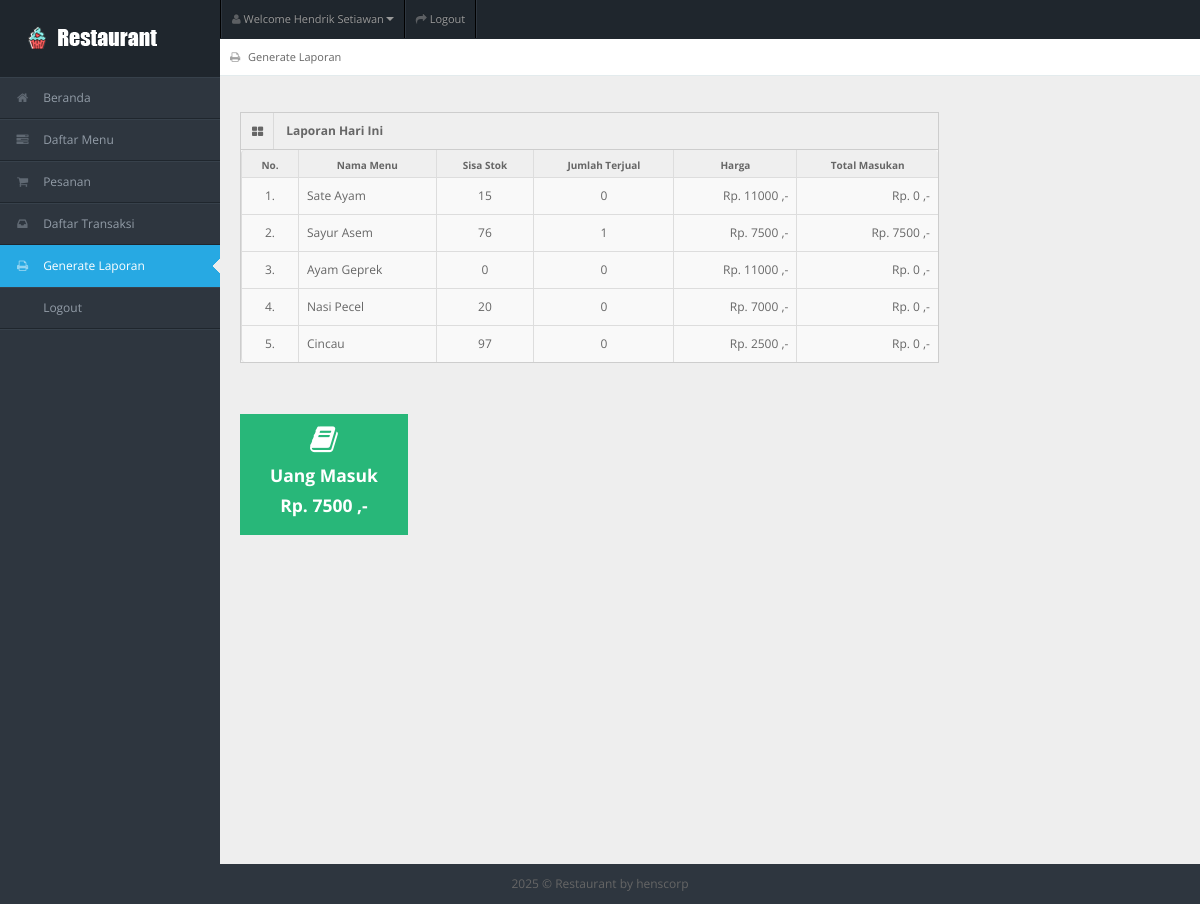
The app's page /generate_laporan.php (signed in), older data.
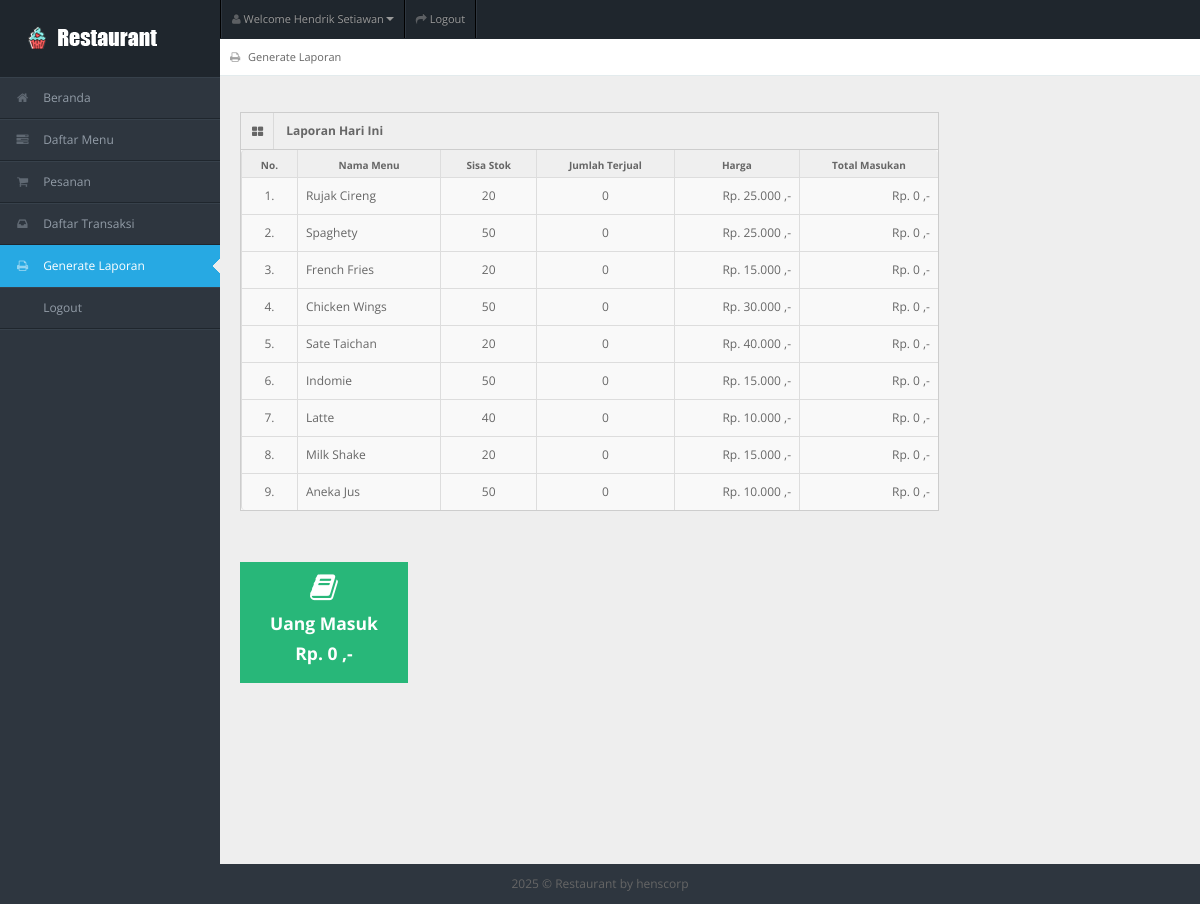
The same page, newer data.
### tables this page shows
CREATE TABLE `tb_user` (
  `id_user` int(11) NOT NULL,
  `username` varchar(150) NOT NULL,
  `password` varchar(150) NOT NULL,
  `nama_user` varchar(150) NOT NULL,
  `id_level` int(11) NOT NULL,
  `status` varchar(150) NOT NULL
);

CREATE TABLE `tb_masakan` (
  `id_masakan` int(11) NOT NULL,
  `nama_masakan` varchar(150) NOT NULL,
  `harga` varchar(150) NOT NULL,
  `stok` int(11) NOT NULL,
  `status_masakan` varchar(150) NOT NULL,
  `gambar_masakan` varchar(150) NOT NULL
);

### generate_laporan.php (the view, shortened to what this page needs)
<!DOCTYPE html>
<?php
include "connection/koneksi.php";
$id = $_SESSION['id_user'];
if(isset ($_SESSION['username'])){
  $query = "select * from tb_user natural join tb_level where id_user = $id";
  mysqli_query($conn, $query);
  $sql = mysqli_query($conn, $query);
  while($r = mysqli_fetch_array($sql)){
    $uang = 0;
?>
<html lang="en">
<head>
<link rel="stylesheet" href="template/dashboard/css/bootstrap.min.css" />
<link rel="stylesheet" href="template/dashboard/css/bootstrap-responsive.min.css" />
<link rel="stylesheet" href="template/dashboard/css/fullcalendar.css" />
<link rel="stylesheet" href="template/dashboard/css/matrix-style.css" />
<link rel="stylesheet" href="template/dashboard/css/matrix-media.css" />
<link href="template/dashboard/font-awesome/css/font-awesome.css" rel="stylesheet" />
<link rel="stylesheet" href="template/dashboard/css/jquery.gritter.css" />
</head>
<body>
<div id="header">
  <h1><a href="entri_transaksi.php">Daftar Transaksi</a></h1>
</div>
<div id="user-nav" class="navbar navbar-inverse">
  <ul class="nav">
    <li  class="dropdown" id="profile-messages" ><a title="" href="#" data-toggle="dropdown" data-target="#profile-messages" class="dropdown-toggle"><i class="icon icon-user"></i>  <span class="text">Welcome <?php echo $r['nama_user'];?></span><b class="caret"></b></a>
    </li>
    <li class=""><a title="" href="logout.php"><i class="icon icon-share-alt"></i> <span class="text">Logout</span></a></li>
  </ul>
</div>
<div id="sidebar"><a href="generate_laporan.php" class="visible-phone"><i class="icon icon-print"></i> <span>Generate</span></a>
  <ul>
    <?php
    if($r['id_level'] == 1){
  ?>
    <li> <a href="beranda.php"><i class="icon icon-home"></i> <span>Beranda</span></a> </li>
    <li> <a href="entri_referensi.php"><i class="icon icon-tasks"></i> <span>Daftar Menu</span></a> </li>
    <li> <a href="entri_order.php"><i class="icon icon-shopping-cart"></i> <span>Pesanan</span></a> </li>
    <li> <a href="entri_transaksi.php"><i class="icon icon-inbox"></i> <span>Daftar Transaksi</span></a> </li>
    <li class="active"> <a href="generate_laporan.php"><i class="icon icon-print"></i> <span>Generate Laporan</span></a> </li>
    <li> <a href="logout.php"><i class="icon icon-sign-out"></i> <span>Logout</span></a> </li>
  <?php
    } else if($r['id_level'] == 2){
  ?>
    <li> <a href="beranda.php"><i class="icon icon-home"></i> <span>Beranda</span></a> </li>
    <li> <a href="entri_order.php"><i class="icon icon-shopping-cart"></i> <span>Pesanan</span></a> </li>
    <li class="active"> <a href="generate_laporan.php"><i class="icon icon-print"></i> <span>Generate Laporan</span></a> </li>
    <li> <a href="logout.php"><i class="icon icon-sign-out"></i> <span>Logout</span></a> </li>
  <?php
    } else if($r['id_level'] == 3){
  ?>
    <li> <a href="beranda.php"><i class="icon icon-home"></i> <span>Beranda</span></a> </li>
    <li> <a href="entri_transaksi.php"><i class="icon icon-inbox"></i> <span>Daftar Transaksi</span></a> </li>
    <li class="active"> <a href="generate_laporan.php"><i class="icon icon-print"></i> <span>Generate Laporan</span></a> </li>
    <li> <a href="logout.php"><i class="icon icon-sign-out"></i> <span>Logout</span></a> </li>
  <?php
    } else if($r['id_level'] == 4){
  ?>
    <li> <a href="beranda.php"><i class="icon icon-home"></i> <span>Beranda</span></a> </li>
    <li class="active"> <a href="generate_laporan.php"><i class="icon icon-print"></i> <span>Generate Laporan</span></a> </li>
    <li> <a href="logout.php"><i class="icon icon-sign-out"></i> <span>Logout</span></a> </li>
  <?php
    } else if($r['id_level'] == 5){
  ?>
    <li> <a href="beranda.php"><i class="icon icon-home"></i> <span>Beranda</span></a> </li>
    <li> <a href="entri_order.php"><i class="icon icon-shopping-cart"></i> <span>Entri Order</span></a> </li>
    <li> <a href="logout.php"><i class="icon icon-sign-out"></i> <span>Logout</span></a> </li>
  <?php
    }
  ?>
  </ul>
</div>
<div id="content">
  <div id="content-header">
    <div id="breadcrumb"> <a href="generate_laporan.php" title="Go to here" class="tip-bottom"><i class="icon icon-print"></i> Generate Laporan</a></div>
  </div>
  <div class="container-fluid">
    <?php
      if($r['id_level'] == 1 || $r['id_level'] == 2 || $r['id_level'] == 3 || $r['id_level'] == 4){
    ?>
    <div class="row-fluid">
      <div class="span9">
        <div class="widget-box">
          <div class="widget-title bg_lg"><span class="icon"><i class="icon-th-large"></i></span>
            <h5>Laporan Hari Ini</h5>
          </div>
          <div class="widget-content nopadding" >
            <table class="table table-bordered table-invoice-full">
              <thead>
                <tr>
                  <th class="head0">No.</th>
                  <th class="head0">Nama Menu</th>
                  <th class="head1">Sisa Stok</th>
                  <th class="head0">Jumlah Terjual</th>
                  <th class="head0 right">Harga</th>
                  <th class="head0 right">Total Masukan</th>
                </tr>
              </thead>
              <?php
                $no = 1;
                $query_lihat_menu = "select * from tb_masakan";
                $sql_lihat_menu = mysqli_query($conn, $query_lihat_menu);
              ?>
              <tbody>
              <?php
                while($r_lihat_menu = mysqli_fetch_array($sql_lihat_menu)){
              ?>
                <tr>
                  <td><center><?php echo $no++;?>.</center></td>
                  <td><?php echo $r_lihat_menu['nama_masakan'];?></td>
                  <td><center><?php echo $r_lihat_menu['stok'];?></center></td>
                  <td>
                    <center>
                      <?php
                        $id_masakan = $r_lihat_menu['id_masakan'];
                        $query_jumlah = "select sum(jumlah_terjual) as jumlah_terjual from tb_stok left join tb_pesan on tb_stok.id_pesan = tb_pesan.id_pesan where id_masakan = $id_masakan and status_cetak = 'belum cetak'";
                        $sql_jumlah = mysqli_query($conn, $query_jumlah);
                        $result_jumlah = mysqli_fetch_array($sql_jumlah);
                        if($result_jumlah['jumlah_terjual'] != 0 || $result_jumlah['jumlah_terjual'] != null || $result_jumlah['jumlah_terjual'] != ""){
                          $jml = $result_jumlah['jumlah_terjual'];
                          echo $jml;
                        } else {
                          $jml = 0;
                          echo $jml;
                        }
                      ?>
                    </center>
                  </td>
                  <td style="text-align: right">Rp. <?php echo $r_lihat_menu['harga'];?> ,-</td>
                  <td style="text-align: right">Rp.
                      <?php
                        $id_masakan = $r_lihat_menu['id_masakan'];
                        $query_jumlah = "select sum(jumlah_terjual) as jumlah_terjual from tb_stok left join tb_pesan on tb_stok.id_pesan = tb_pesan.id_pesan where id_masakan = $id_masakan and status_cetak = 'belum cetak'";
                        $sql_jumlah = mysqli_query($conn, $query_jumlah);
                        $result_jumlah = mysqli_fetch_array($sql_jumlah);
                        $jml = 0;
                        if($result_jumlah['jumlah_terjual'] != 0 || $result_jumlah['jumlah_terjual'] != null || $result_jumlah['jumlah_terjual'] != ""){
                          $jml = $result_jumlah['jumlah_terjual'] * $r_lihat_menu['harga'];
                          echo $jml;
                        } else {
                          $jml = $result_jumlah['jumlah_terjual'] * $r_lihat_menu['harga'];
                          echo $jml;
                        }
                        $uang += $jml;
                      ?>
                   ,-</td>
                </tr>
              <?php
                }
              ?>
              </tbody>
            </table>
          </div>
        </div>
      </div>
    </div>
    <?php
      }
    ?>
  </div>
  <div class="container-fluid">
    <div class="row-fluid">
      <ul class="quick-actions">
        <li class="bg_lg"> <a href="#"><i class="icon-book"></i> <h4>Uang Masuk</h4><h4>Rp. <?php echo $uang;?> ,-</h4> </a> </li>
      </ul>
    </div>
  </div>
</div>
<div class="row-fluid">
  <div id="footer" class="span12"> <?php echo date('Y'); ?> &copy; Restaurant <a href="#">by henscorp</a> </div>
</div>
</body>
</html>
<?php
  }
} else {
  header('location: logout.php');
}
?>

### template/dashboard/css/matrix-media.css (style rules this page uses)
body { background:#2E363F; }
#header { background-color: #1f262d; margin-top:10px; }
#sidebar > ul { border-bottom: 1px solid #37414b }
#sidebar > ul > li { border-top: 1px solid #37414b; border-bottom: 1px solid #1f262d; }
#sidebar > ul > li.active { background-color: #27a9e3; border-bottom: 1px solid #27a9e3; border-top: 1px solid #27a9e3; }
#sidebar > ul > li.active a { color:#fff; text-decoration:none; }

Row changes from the older to the newer data that the page shows:
removed tb_masakan: nama_masakan "Sate Ayam", stok "15", jml "0", harga "11000"
removed tb_masakan: nama_masakan "Sayur Asem", stok "76", jml "1", harga "7500", jml "7500"
removed tb_masakan: nama_masakan "Ayam Geprek", stok "0", jml "0", harga "11000"
removed tb_masakan: nama_masakan "Nasi Pecel", stok "20", jml "0", harga "7000"
removed tb_masakan: nama_masakan "Cincau", stok "97", jml "0", harga "2500"
computed for tb_user "Hendrik Setiawan": uang "7500" → "0"
added tb_masakan: nama_masakan "Rujak Cireng", stok "20", jml "0", harga "25.000"
added tb_masakan: nama_masakan "Spaghety", stok "50", jml "0", harga "25.000"
added tb_masakan: nama_masakan "French Fries", stok "20", jml "0", harga "15.000"
added tb_masakan: nama_masakan "Chicken Wings", stok "50", jml "0", harga "30.000"
added tb_masakan: nama_masakan "Sate Taichan", stok "20", jml "0", harga "40.000"
added tb_masakan: nama_masakan "Indomie", stok "50", jml "0", harga "15.000"
added tb_masakan: nama_masakan "Latte", stok "40", jml "0", harga "10.000"
added tb_masakan: nama_masakan "Milk Shake", stok "20", jml "0", harga "15.000"
added tb_masakan: nama_masakan "Aneka Jus", stok "50", jml "0", harga "10.000"
